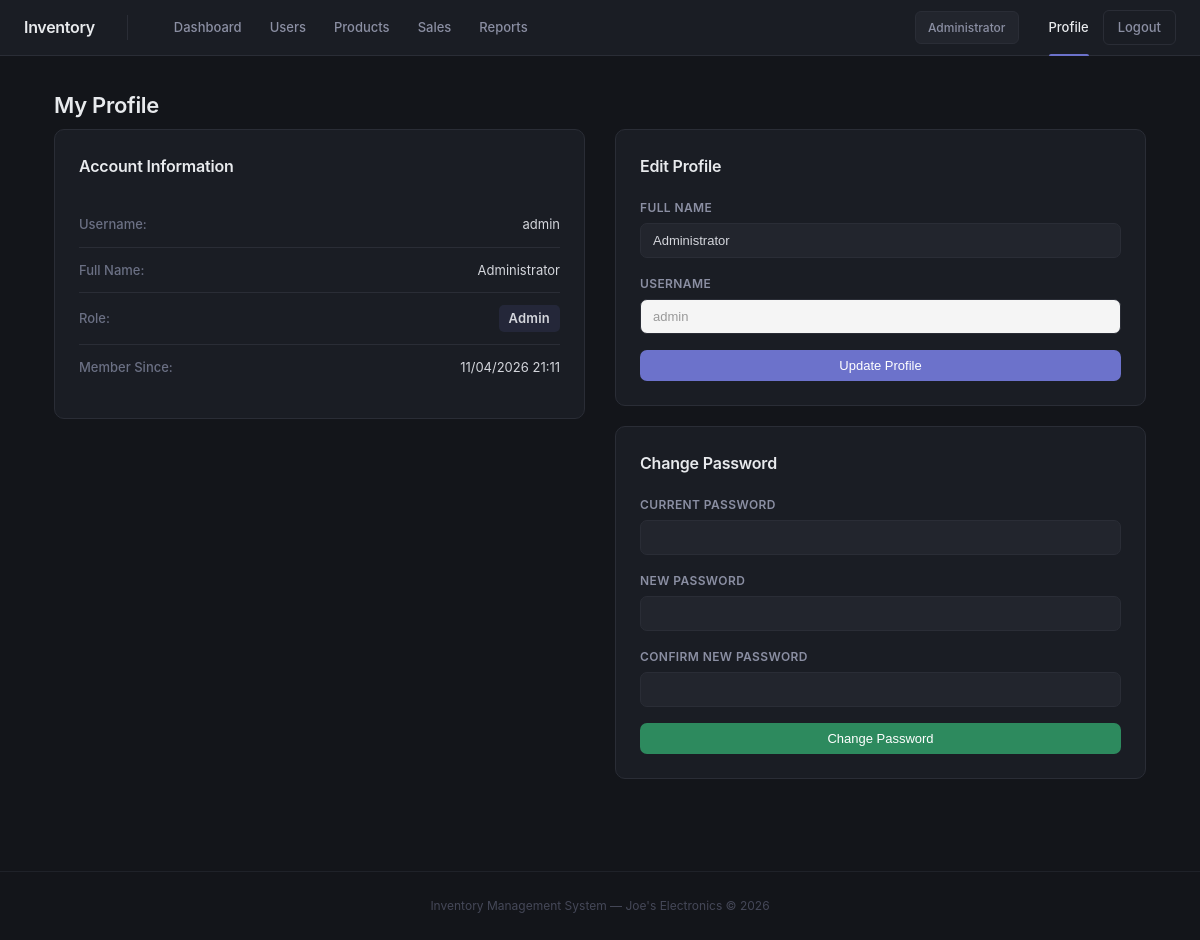
The app's page /profile.php (signed in) with its own data.
### tables this page shows
CREATE TABLE IF NOT EXISTS users (
    UserID      INT(10)        NOT NULL AUTO_INCREMENT,
    Username    VARCHAR(50)    NOT NULL UNIQUE,
    Password    VARCHAR(255)   NOT NULL,
    FullName    VARCHAR(100)   NOT NULL,
    Role        VARCHAR(20)    NOT NULL DEFAULT 'user',
    CreatedAt   DATETIME       NOT NULL DEFAULT CURRENT_TIMESTAMP,
    PRIMARY KEY (UserID)
);

### auth.php (called while the page is built, shortened)
<?php
function isAdmin() {
    return isset($_SESSION['role']) && $_SESSION['role'] === 'admin';
}
?>

### profile.php (the view, shortened to what this page needs)
<?php
require_once 'config.php';
require_once 'auth.php';
$userId = intval($_SESSION['user_id']);
$userResult = mysqli_query($conn, "SELECT UserID, Username, FullName, Role, CreatedAt FROM users WHERE UserID = $userId");
$userData = mysqli_fetch_assoc($userResult);
?>
<!DOCTYPE html>
<html lang="en">
<head>
    <link rel="stylesheet" href="style.css">
</head>
<body>
<nav class="navbar">
    <a href="index.php" class="brand">Inventory</a>
    <a href="index.php">Dashboard</a>
    <?php if (isAdmin()): ?>
    <a href="users.php">Users</a>
    <?php endif; ?>
    <a href="products.php">Products</a>
    <a href="sales.php">Sales</a>
    <a href="reports.php">Reports</a>
    <span class="nav-user"><?= htmlspecialchars($_SESSION['full_name']) ?></span>
    <a href="profile.php" class="active">Profile</a>
    <a href="logout.php" class="btn-logout">Logout</a>
</nav>
<div class="container">
    <h1>My Profile</h1>
    <div style="display:flex; gap:30px; flex-wrap:wrap;">
        <div style="flex:1; min-width:280px;">
            <div class="form-box">
                <h2>Account Information</h2>
                <div class="profile-info">
                    <div class="info-row">
                        <span class="info-label">Username:</span>
                        <span><?= htmlspecialchars($userData['Username']) ?></span>
                    </div>
                    <div class="info-row">
                        <span class="info-label">Full Name:</span>
                        <span><?= htmlspecialchars($userData['FullName']) ?></span>
                    </div>
                    <div class="info-row">
                        <span class="info-label">Role:</span>
                        <span class="badge <?= isAdmin() ? 'badge-blue' : 'badge-green' ?>">
                            <?= ucfirst($userData['Role']) ?>
                        </span>
                    </div>
                    <div class="info-row">
                        <span class="info-label">Member Since:</span>
                        <span><?= date('d/m/Y H:i', strtotime($userData['CreatedAt'])) ?></span>
                    </div>
                </div>
            </div>
        </div>
        <div style="flex:1; min-width:280px;">
            <div class="form-box">
                <h2>Edit Profile</h2>
                <form method="POST" action="profile.php">
                    <div class="form-group">
                        <label>Full Name</label>
                        <input type="text" name="fullName" required
                               value="<?= htmlspecialchars($userData['FullName']) ?>">
                    </div>
                    <div class="form-group">
                        <label>Username</label>
                        <input type="text" disabled value="<?= htmlspecialchars($userData['Username']) ?>"
                               style="background:#f5f5f5; color:#999;">
                    </div>
                    <button type="submit" name="updateProfile" class="btn btn-primary btn-block">Update Profile</button>
                </form>
            </div>
            <div class="form-box" style="margin-top:20px;">
                <h2>Change Password</h2>
                <form method="POST" action="profile.php">
                    <div class="form-group">
                        <label>Current Password</label>
                        <input type="password" name="currentPassword" required>
                    </div>
                    <div class="form-group">
                        <label>New Password</label>
                        <input type="password" name="newPassword" required>
                    </div>
                    <div class="form-group">
                        <label>Confirm New Password</label>
                        <input type="password" name="confirmPassword" required>
                    </div>
                    <button type="submit" name="changePassword" class="btn btn-success btn-block">Change Password</button>
                </form>
            </div>
        </div>
    </div>
</div>
<footer>Inventory Management System — Joe's Electronics &copy; <?= date('Y') ?></footer>
</body>
</html>

### style.css (style rules this page uses)
* { box-sizing: border-box; margin: 0; padding: 0; }
body { font-family: -apple-system, BlinkMacSystemFont, 'Segoe UI', Roboto, sans-serif; background: #13151a; color: #d4d6dc; line-height: 1.6; }
a { text-decoration: none; color: inherit; }
.navbar { background: #1a1d24; border-bottom: 1px solid #2a2d36; padding: 0 24px; display: flex; align-items: center; height: 56px; position: sticky; top: 0; z-index: 100; }
.navbar .brand { color: #e8eaed; font-size: 16px; font-weight: 600; letter-spacing: -0.3px; margin-right: 32px; padding-right: 32px; border-right: 1px solid #2a2d36; }
.navbar > a:not(.brand):not(.btn-logout) { color: #8b8fa3; font-size: 13px; font-weight: 500; padding: 0 14px; height: 56px; display: flex; align-items: center; position: relative; transition: color 0.15s; }
.navbar > a:not(.brand):not(.btn-logout).active { color: #e8eaed; }
.navbar > a:not(.brand):not(.btn-logout).active::after { content: ''; position: absolute; bottom: 0; left: 14px; right: 14px; height: 2px; background: #6c72cb; border-radius: 2px 2px 0 0; }
.nav-user { margin-left: auto; margin-right: 16px; color: #8b8fa3; font-size: 12px; font-weight: 500; background: #22252d; padding: 6px 12px; border-radius: 6px; border: 1px solid #2a2d36; }
.btn-logout { color: #8b8fa3; font-size: 13px; font-weight: 500; padding: 6px 14px; border-radius: 6px; transition: all 0.15s; border: 1px solid #2a2d36; }
.container { max-width: 1140px; margin: 0 auto; padding: 32px 24px; }
h1 { font-size: 22px; font-weight: 600; color: #e8eaed; margin-bottom: 6px; letter-spacing: -0.3px; }
h2 { font-size: 16px; font-weight: 600; color: #e8eaed; letter-spacing: -0.2px; }
.badge { display: inline-block; padding: 3px 10px; border-radius: 5px; font-size: 11px; font-weight: 600; letter-spacing: 0.2px; }
.badge-blue { background: rgba(108, 114, 203, 0.12); color: #8b8cf7; }
.btn { display: inline-flex; align-items: center; gap: 6px; padding: 8px 16px; border-radius: 7px; font-size: 13px; font-weight: 500; border: none; cursor: pointer; transition: all 0.15s; white-space: nowrap; }
.btn-primary { background: #6c72cb; color: #fff; }
.btn-success { background: #2d8a5e; color: #fff; }
.btn-block { width: 100%; justify-content: center; }
.form-box { background: #1a1d24; border: 1px solid #2a2d36; border-radius: 10px; padding: 24px; margin-bottom: 20px; }
.form-box h2 { margin-bottom: 18px; }
.form-group { margin-bottom: 16px; }
.form-group label { display: block; font-size: 12px; font-weight: 600; color: #8b8fa3; margin-bottom: 6px; text-transform: uppercase; letter-spacing: 0.4px; }
.form-group input, .form-group select { width: 100%; padding: 9px 12px; background: #22252d; border: 1px solid #2a2d36; border-radius: 7px; font-size: 13px; color: #d4d6dc; transition: border-color 0.15s; }
.form-group input::placeholder { color: #555867; }
.profile-info { padding: 4px 0; }
.info-row { display: flex; justify-content: space-between; align-items: center; padding: 12px 0; border-bottom: 1px solid #2a2d36; }
.info-row:last-child { border-bottom: none; }
.info-label { font-weight: 500; color: #6b7084; font-size: 13px; }
.info-row span:last-child { color: #d4d6dc; font-size: 13px; }
footer { text-align: center; padding: 24px; color: #454858; font-size: 12px; border-top: 1px solid #1f2229; margin-top: 40px; }

### records on screen
users: Username "admin", FullName "Administrator", Role "Admin", CreatedAt "11/04/2026 21:11", fullName "Administrator"

### other values on screen
$_SESSION['full_name'] "Administrator"
